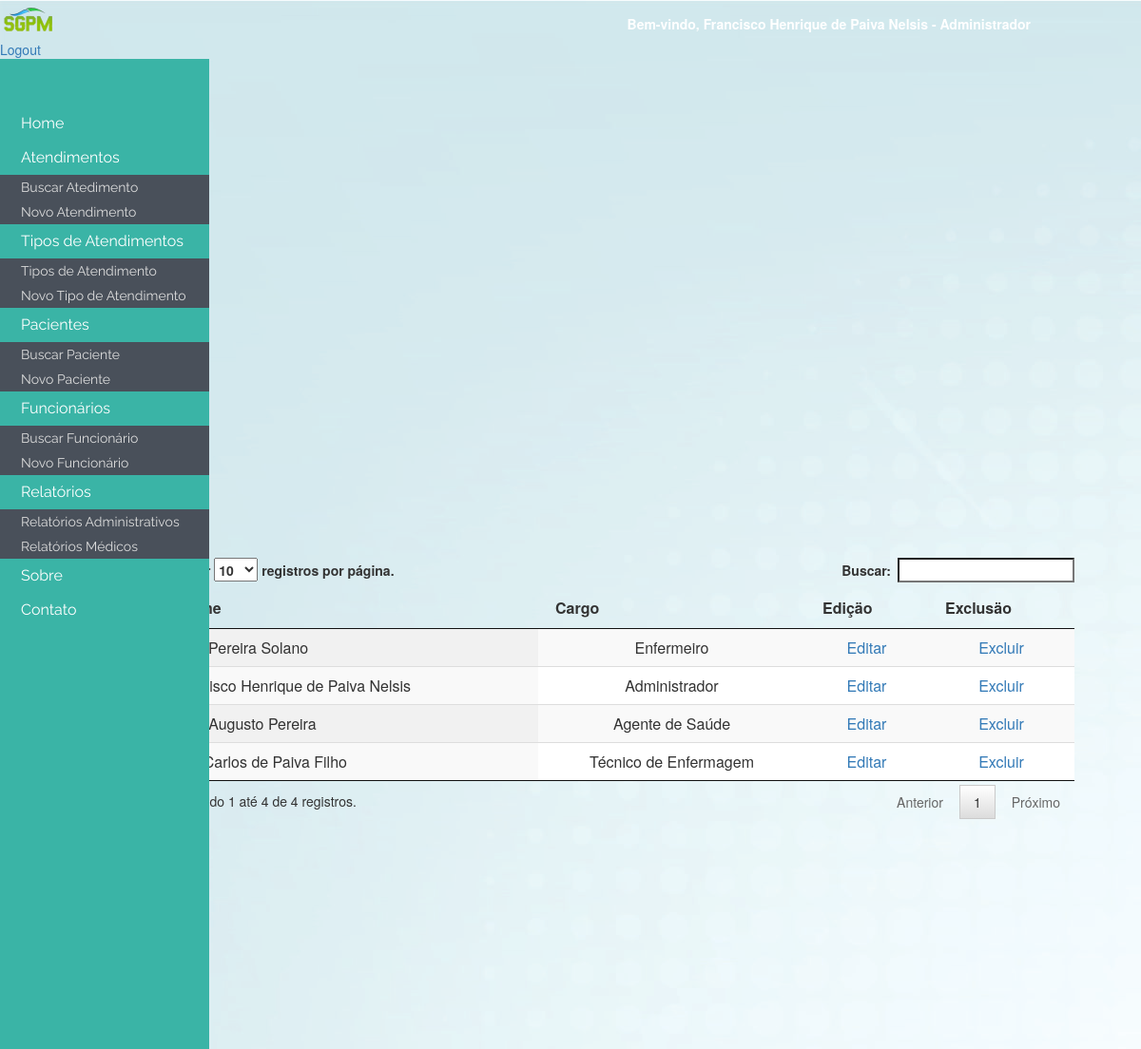
/consultarFuncionario.php (signed in, upper part), run on an earlier commit of the app's database.
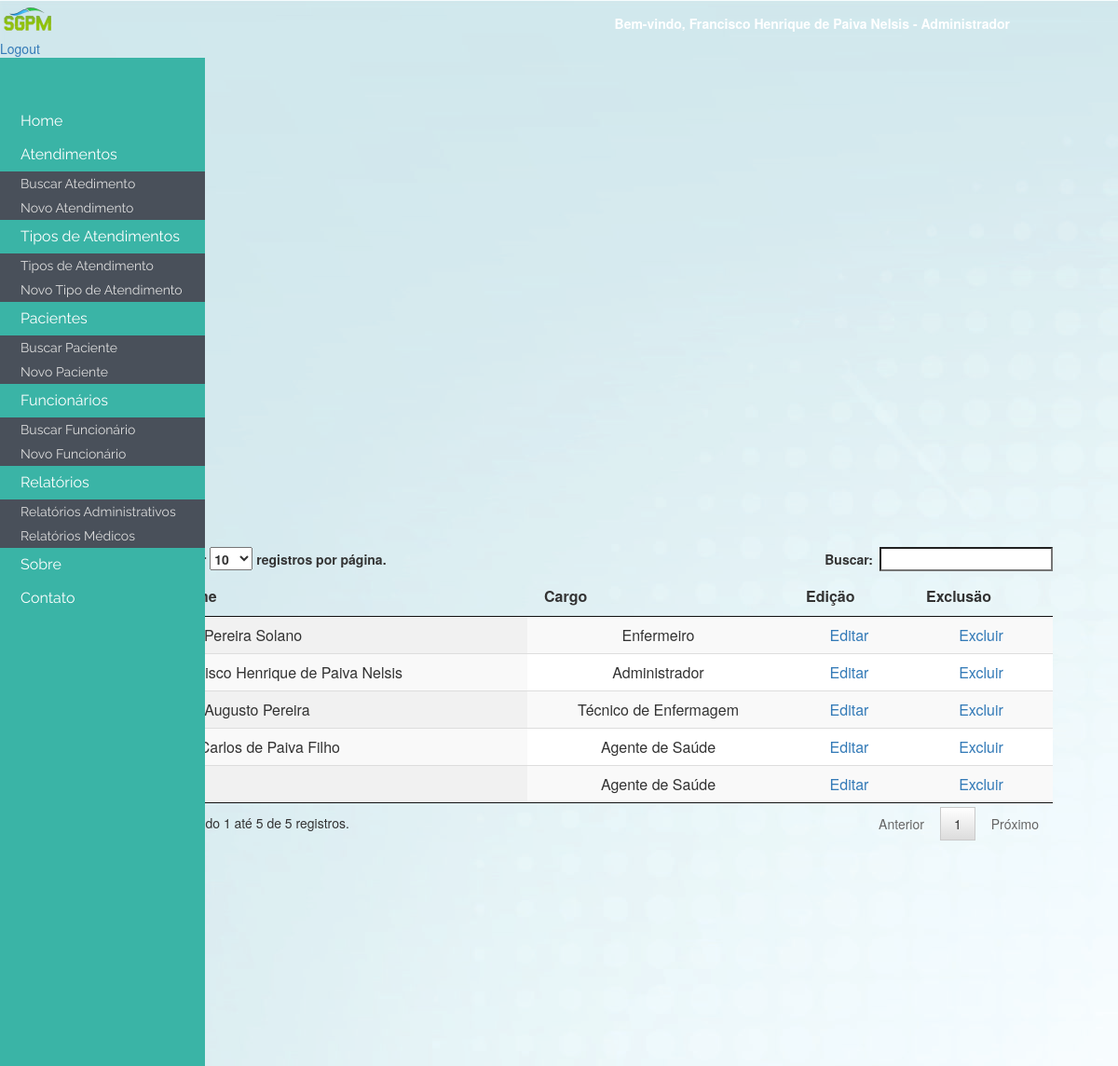
And on a later commit of the database.
### tables this page shows
CREATE TABLE IF NOT EXISTS `funcionario` (
  `id_funcionario` int(4) NOT NULL AUTO_INCREMENT,
  `login` varchar(30) NOT NULL,
  `senha` varchar(30) NOT NULL,
  `nome_funcionario` varchar(50) NOT NULL,
  `cpf` int(14) NOT NULL,
  `rg` int(13) NOT NULL,
  `org_exp` varchar(10) NOT NULL,
  `genero` varchar(15) NOT NULL,
  `data_nasc` date NOT NULL,
  `endereco` varchar(30) NOT NULL,
  `bairro` varchar(30) NOT NULL,
  `cep` varchar(10) NOT NULL,
  `cidade` varchar(30) NOT NULL,
  `estado` varchar(2) NOT NULL,
  `pais_nacionalidade` varchar(30) NOT NULL,
  `cidade_natural` varchar(30) NOT NULL,
  `estado_natural` varchar(2) NOT NULL,
  `ubs_atendimento` varchar(30) NOT NULL,
  `nome_mae` varchar(30) NOT NULL,
  `nome_pai` varchar(30) NOT NULL,
  `estado_civil` varchar(15) NOT NULL,
  `escolaridade` varchar(30) NOT NULL,
  `tipo_sanguineo` varchar(3) NOT NULL,
  `email_pessoal` varchar(50) NOT NULL,
  `email_prof` varchar(30) NOT NULL,
  `tel_cel` int(15) NOT NULL,
  `tel_fixo` int(15) NOT NULL,
  `id_tipo_funcionario` int(15) NOT NULL,
  PRIMARY KEY (`id_funcionario`),
  UNIQUE KEY `login` (`login`),
  KEY `id_funcionario` (`id_funcionario`),
  KEY `FK_funcionario_tipo_funcionario` (`id_tipo_funcionario`)
);

CREATE TABLE IF NOT EXISTS `tipo_funcionario` (
  `id_tipo_funcionario` int(11) NOT NULL AUTO_INCREMENT,
  `nome_tipo` varchar(100) NOT NULL,
  PRIMARY KEY (`id_tipo_funcionario`),
  UNIQUE KEY `UQ_tipo_funcionario_id_tipo_funcionario` (`id_tipo_funcionario`)
);

### includes/funcoes_permissao.php (called while the page is built, shortened)
<?php
function verificarPermissao($permissao) {
    return array_search($permissao, $_SESSION['LOGIN']['PERMISSOES']) !== false ? true : false;
}

### consultarFuncionario.php (the view, shortened to what this page needs)
<?php include ('includes/cabecalho.php')?>
<?php include ('includes/menu.php')?>
<div class="divTudoConsultarPaciente">
	<div id="tituloPagina">Buscar Funcion&#225;rio</div>
	<div id="formBuscaPaciente">
		<div class="content-dataTable"
			style="width: 80%; margin: 0 auto; margin-top: -70px; margin-right: 70px">
                <table id="pacientes" class="display" cellspacing="0"
				width="100%" content="text/html;charset=utf-8">
				<thead>
					<tr>
						<th>Nome</th>
						<th>Cargo</th>
						<th>Edi&#231;&#228;o</th>
						<th>Exclus&#228;o</th>
					</tr>
				</thead>
				<tbody>
<?php
$con = mysqli_connect ( "localhost", "root", "", "sgpm" );
mysqli_set_charset ( $con, "utf8" );
$query = mysqli_query ( $con, "SELECT fun.*, tp_fun.nome_tipo FROM funcionario fun INNER JOIN tipo_funcionario tp_fun ON fun.id_tipo_funcionario = tp_fun.id_tipo_funcionario" );
while ( $linha = mysqli_fetch_array ( $query ) ) {
	?>
                                            <tr>
						<td><?php echo $linha['nome_funcionario']; ?></td>
						<td><center><?php echo $linha['nome_tipo']; ?></center></td>
						<td>
                                                    <?php if (verificarPermissao('FUNCIONARIO_ALTERAR')): ?>
                                                        <center><a href="formFuncionario.php?id_funcionario=<?php echo $linha['id_funcionario']; ?>">Editar</a></center>
                                                    <?php endif; ?>
                                                </td>
						<td>
                                                    <?php if (verificarPermissao('FUNCIONARIO_ALTERAR')): ?>
                                                        <center><a href="excluirFuncionario.php?id_exclusao=<?php echo $linha['id_funcionario']; ?>">Excluir</a></center>
                                                    <?php endif; ?>
                                                </td>
<?php }?>
                                            </tr>
				</tbody>
			</table>
		</div>
	</div>
</div>
<?php include ('includes/menuBack.php')?>
<?php include ('includes/rodape.php')?>

### includes/cabecalho.php (shortened to what this page needs)
<?php include ('includes/funcoes_permissao.php'); ?>
<html>
    <head>
        <LINK href="css/bootstrap.css" rel="stylesheet" type="text/css">
        <link rel="stylesheet" type="text/css" href="css/dataTables.css">
        <link rel="stylesheet" type="text/css" href="css/menu.css">
    </head>
    <body style="background-image: url(img/background_su.jpg);">
        <div class="cabecalho">
            <a href="home.php"> <img src="img/sgpm_logo2_fundoless_pequeno.png" class="logo"></a>
            <?php if (isset($_SESSION['LOGIN'])): ?>
                <div class="apresentacao" ><strong>Bem-vindo, <?php echo $_SESSION['LOGIN']['NOME'] . " - " . $_SESSION['LOGIN']['CARGO']; ?></strong></div>
                <div class="wrapLogoutButton">
                    <a class="logoutButton" href="logout.php">Logout</a>
                </div>
            <?php endif; ?>
        </div>

### includes/menu.php
<div id='cssmenu' style="height: 575px; background-color: #3ab4a6;">
	<ul>
		<li><a href='home.php'>Home</a></li>
		<li class='active'><a href='#'>Atendimentos</a>
			<ul>
                <?php if (verificarPermissao('ATENDIMENTO_LISTAR')): ?>
                    <li><a href='consultarAtendimento.php'>Buscar Atedimento</a></li>
                <?php endif; ?>
                <?php if (verificarPermissao('ATENDIMENTO_INSERIR')): ?>
                    <li><a href='formAtendimento.php'>Novo Atendimento</a>
                    <?php endif; ?>
			</ul>
		</li>
		<li class='active'><a href='#'>Tipos de Atendimentos</a>
			<ul>
				<?php if (verificarPermissao('TIPO_ATENDIMENTO_LISTAR')): ?>
                  	<li><a href='consultarTipoAtendimento.php'>Tipos de Atendimento</a>
                 <?php endif; ?>
                 <?php if (verificarPermissao('TIPO_ATENDIMENTO_INSERIR')): ?>
					<li><a href='formTipoAtendimento.php'>Novo Tipo de Atendimento</a>
                 <?php endif; ?>
			</ul>
		</li>
		<li class='active'><a href='#'>Pacientes</a>
			<ul>
                <?php if (verificarPermissao('PACIENTE_LISTAR')): ?>
                    <li><a href='consultarPaciente.php'>Buscar Paciente</a></li>
                <?php endif; ?>
                <?php if (verificarPermissao('PACIENTE_INSERIR')): ?>
                    <li><a href='formPaciente.php'>Novo Paciente</a>
                    <?php endif; ?>
			</ul></li>
		<li class='active'><a href='#'>Funcionários</a>
			<ul>
                <?php if (verificarPermissao('FUNCIONARIO_LISTAR')): ?>
                    <li><a href='consultarFuncionario.php'>Buscar
						Funcionário</a></li>
                <?php endif; ?>
                <?php if (verificarPermissao('FUNCIONARIO_INSERIR')): ?>
                    <li><a href='formFuncionario.php'>Novo Funcionário</a></li>
                <?php endif; ?>
            </ul></li>
		<li class='active'><a href='#'>Relatórios</a>
			<ul>
                <?php if (verificarPermissao('RELATORIO')): ?>
                    <li><a href='relatoriosAdministrativos.php'>Relatórios
						Administrativos</a></li>
                <?php endif; ?>
                <?php if (verificarPermissao('RELATORIO')): ?>
                    <li><a href='#'>Relatórios Médicos</a></li>
                <?php endif; ?>
            </ul></li>
		<li><a href='#'>Sobre</a></li>
		<li><a href="mailto:fhnelsis@outlook.com" target="_top">Contato</a></li>
	</ul>
</div>

### includes/menuBack.php (shortened to what this page needs)
<LINK href="css/menuBack.css" rel="stylesheet" type="text/css">
<div id="menuBack">
    <div class="menuBack">
    </div>
</body>
</html>

### includes/rodape.php (shortened to what this page needs)
<LINK href="css/bootstrap.css" rel="stylesheet" type="text/css">
	</body>
	</html>

### css/dataTables.css (style rules this page uses)
table.dataTable { border-collapse: separate; border-spacing: 0; clear: both; margin: 0 auto; width: 100%; }
table.dataTable thead th,table.dataTable tfoot th { font-weight: bold; }
table.dataTable thead th,table.dataTable thead td { border-bottom: 1px solid #111; padding: 10px 18px; }
table.dataTable thead .sorting_asc,table.dataTable thead .sorting_desc,table.dataTable thead .sorting { cursor: hand; cursor: pointer; }
table.dataTable thead .sorting { background: url("../images/sort_both.png") no-repeat center right; }
table.dataTable thead .sorting_asc { background: url("../images/sort_asc.png") no-repeat center right; }
table.dataTable tbody tr { background-color: #fff; }
table.dataTable tbody th,table.dataTable tbody td { padding: 8px 10px; }
table.dataTable.row-border tbody th,table.dataTable.row-border tbody td,table.dataTable.display tbody th,table.dataTable.display tbody td { border-top: 1px solid #ddd; }
table.dataTable.row-border tbody tr:first-child th,table.dataTable.row-border tbody tr:first-child td,table.dataTable.display tbody tr:first-child th,table.dataTable.display tbody tr:first-child td { border-top: none; }
table.dataTable.stripe tbody tr.odd,table.dataTable.display tbody tr.odd { background-color: #f9f9f9; }
table.dataTable.order-column tbody tr>.sorting_1,table.dataTable.order-column tbody tr>.sorting_2,table.dataTable.order-column tbody tr>.sorting_3,table.dataTable.display tbody tr>.sorting_1,table.dataTable.display tbody tr>.sorting_2,table.dataTable.display tbody tr>.sorting_3 { background-color: #f9f9f9; }
table.dataTable.display tbody tr.odd>.sorting_1,table.dataTable.order-column.stripe tbody tr.odd>.sorting_1 { background-color: #f1f1f1; }
table.dataTable.display tbody tr.even>.sorting_1,table.dataTable.order-column.stripe tbody tr.even>.sorting_1 { background-color: #f9f9f9; }
table.dataTable.no-footer { border-bottom: 1px solid #111; }
table.dataTable,table.dataTable th,table.dataTable td { box-sizing: content-box; moz-box-sizing: content-box; webkit-box-sizing: content-box; }

### css/menu.css (style rules this page uses)
#cssmenu, #cssmenu ul, #cssmenu ul li, #cssmenu ul li a { border: 0; box-sizing: border-box; display: block; line-height: 1; list-style: none; margin: 0; moz-box-sizing: border-box; padding: 0; position: relative; webkit-box-sizing: border-box; }
#cssmenu { color: #ffffff; font-family: Raleway, sans-serif; width: 220px; padding-top: 50px; }
#cssmenu ul ul { display: none; }
#cssmenu>ul>li.active>ul { display: block; }
#cssmenu>ul>li>a { background: #3ab4a6; color: #ffffff; cursor: pointer; font-size: 16px; o-transition: color .2s ease; padding: 10px 22px; text-decoration: none; transition: color .2s ease; webkit-transition: color .2s ease; z-index: 2; }
#cssmenu ul ul li a { background: #49505a; color: #dddddd; cursor: pointer; font-size: 14px; o-transition: color .2s ease; padding: 6px 22px; text-decoration: none; transition: color .2s ease; webkit-transition: color .2s ease; z-index: 2; }

### css/menuBack.css (style rules this page uses)
.menuBack { width: 220px; //width: 290px; position: relative; height: 173%; background-color: #3ab4a6; margin-top: -458px; left: 0px; }

What changed in the data, as far as the page shows it:
changed funcionario "Luiz Carlos de Paiva Filho": id_tipo_funcionario.nome_tipo "Técnico de Enfermagem" → "Agente de Saúde"
changed funcionario "João Augusto Pereira": id_tipo_funcionario.nome_tipo "Agente de Saúde" → "Técnico de Enfermagem"
added funcionario: id_tipo_funcionario.nome_tipo "Agente de Saúde"
Also different on the page:
text written by a page script: "registros por página. Buscar: Mostrando 1 até 4 de 4 registros. Anterior 1 Próximo" → "registros por página. Buscar: Mostrando 1 até 5 de 5 registros. Anterior 1 Próximo"
